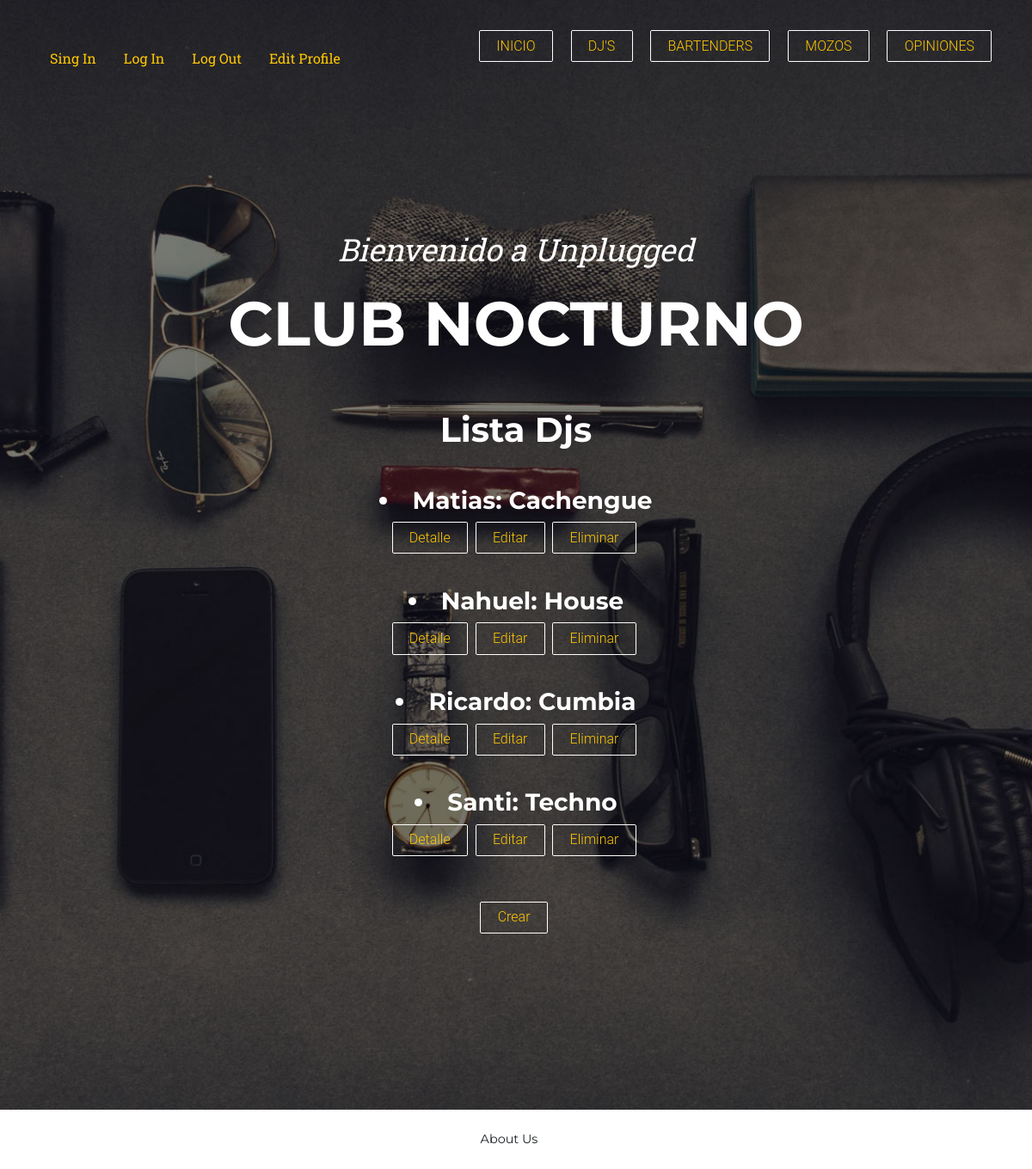
Page /Dj/list (signed in) on the earlier database version.
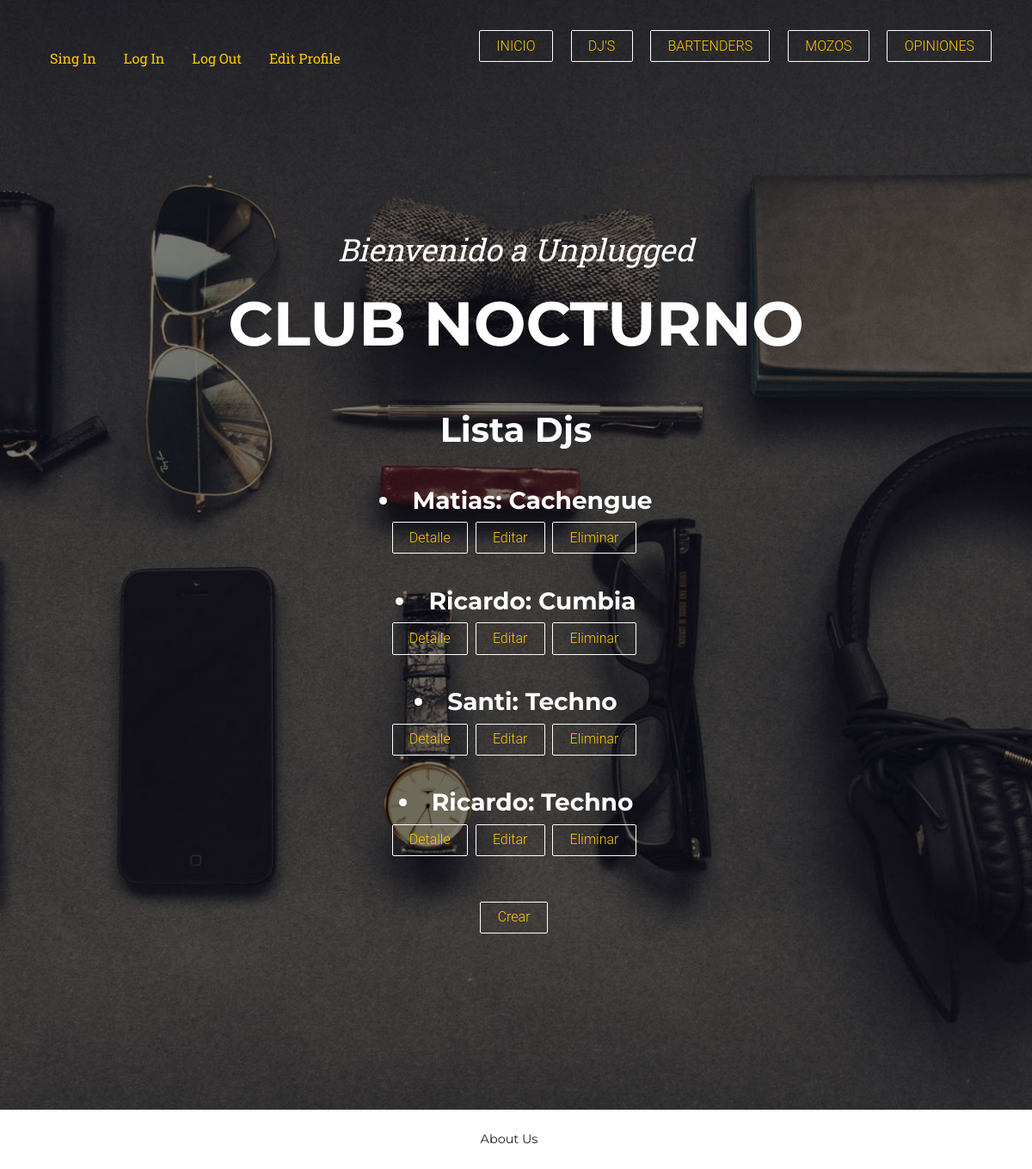
Same page on the later database version.
### appWeb/models.py (models this page shows)
class dj (models.Model):
    nombre = models.CharField(max_length=40)
    apellido = models.CharField(max_length=40)
    edad = models.IntegerField()
    especialidad = models.CharField(max_length=40)
    def __str__(self) -> str:
        return self.nombre +': '+ self.especialidad

### appWeb/views.py (the view)
# urls.py: path('Dj/list', djList.as_view(), name='dj_list'),
class djList (LoginRequiredMixin, ListView):
    model = dj
    template_name = 'appWeb/dj_list.html'

### appWeb/template/appWeb/dj_list.html
{% extends 'appWeb/padre.html' %}
{% load static %}
{% block section1 %}
<h1>Lista Djs</h1>
<center>
{% for dj in object_list %}
<h3>
<br><li> {{dj}} </li>
</h3>
    <a href="{% url 'Djdetail' dj.id %}" class="button1">Detalle</a>
    <a href="{% url 'Djupdate' dj.id %}" class="button1">Editar</a>
    <a href="{% url 'Djdelete' dj.id %}" class="button1">Eliminar</a>
{% endfor %}
</center>
<br>
<br>
<center><a href="{% url 'Djcreate' %}" class="button1">Crear</a></center>
{% endblock %}

### appWeb/template/appWeb/padre.html (shortened to what this page needs)
<!DOCTYPE html>
<html lang="en">
    <head>
        {% load static %}
        <link href="{% static 'appWeb/css/styles.css' %}" rel="stylesheet" />
    </head>
    <body id="page-top">
        <nav class="navbar navbar-expand-lg navbar-dark fixed-top" id="mainNav">
            <div class="container">
                <li class="nav-item"><a class="nav-link" href="{% url 'register' %}">Sing In</a></li>
                <li class="nav-item"><a class="nav-link" href="{% url 'login' %}">Log In</a></li>
                {% if request.user.is_authenticated %}
                <li class="nav-item"><a class="nav-link" href="{% url 'logout' %}">Log Out</a></li>
                <li class="nav-item"><a class="nav-link" href="{% url 'editprofile' %}">Edit Profile</a></li>
                {% endif %}
                <div class="collapse navbar-collapse" id="navbarResponsive">
                    <ul class="navbar-nav text-uppercase ms-auto py-4 py-lg-0">
                        <li class="nav-item"><a class="button1" href="{% url 'inicio' %}">Inicio</a></li>
                        <li class="nav-item"><a class="button1" href="{% url 'djsinicio' %}">DJ's</a></li>
                        <li class="nav-item"><a class="button1" href="{% url 'bartendersinicio' %}">Bartenders</a></li>
                        <li class="nav-item"><a class="button1" href="{% url 'mozosinicio' %}">Mozos</a></li>
                        <li class="nav-item"><a class="button1" href="{% url 'suggestionsinicio' %}">Opiniones</a></li>
                    </ul>
                </div>
            </div>
        </nav>
        <header class="masthead">
            <div class="container">
                <div class="masthead-subheading">Bienvenido a Unplugged</div>
                <div class="masthead-heading text-uppercase">Club Nocturno</div>
                {% block section1 %}
                {% endblock %}
            </div>
        </header>
        <footer class="footer py-4">
            <div class="container">
                <div class="row align-items-center">
                    <div class="col-lg-4 my-3 my-lg-0">
                        <a class="link-dark text-decoration-none me-3" href="{% url 'aboutus' %}">About Us</a>
                    </div>
                </div>
            </div>
        </footer>
    </body>
</html>

Differences in the rows shown:
removed dj: nombre+especialidad "Nahuel: House"
added dj: nombre+especialidad "Ricardo: Techno"
